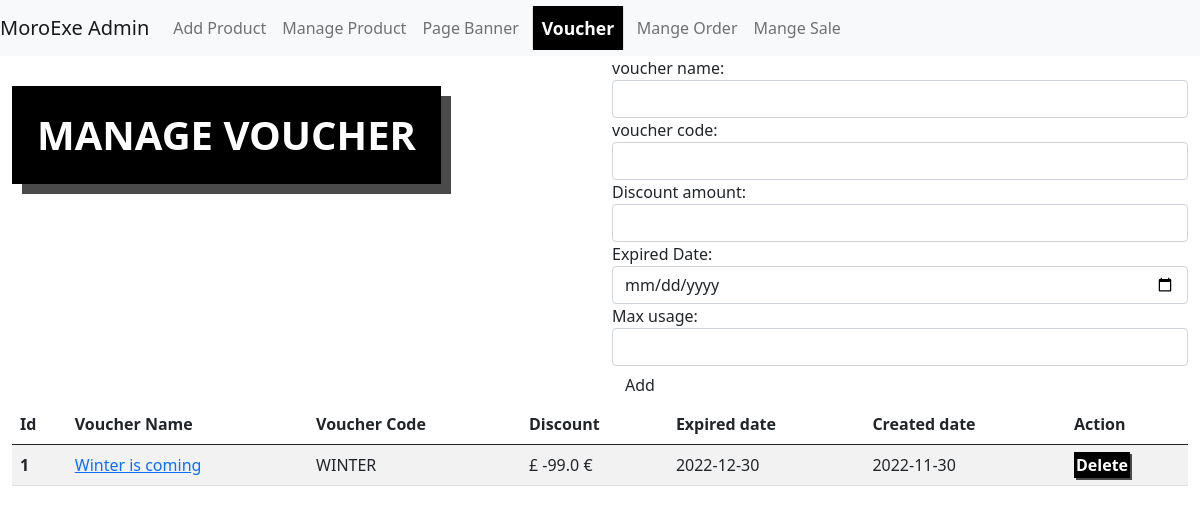
Page /admin/voucher on the earlier database version.
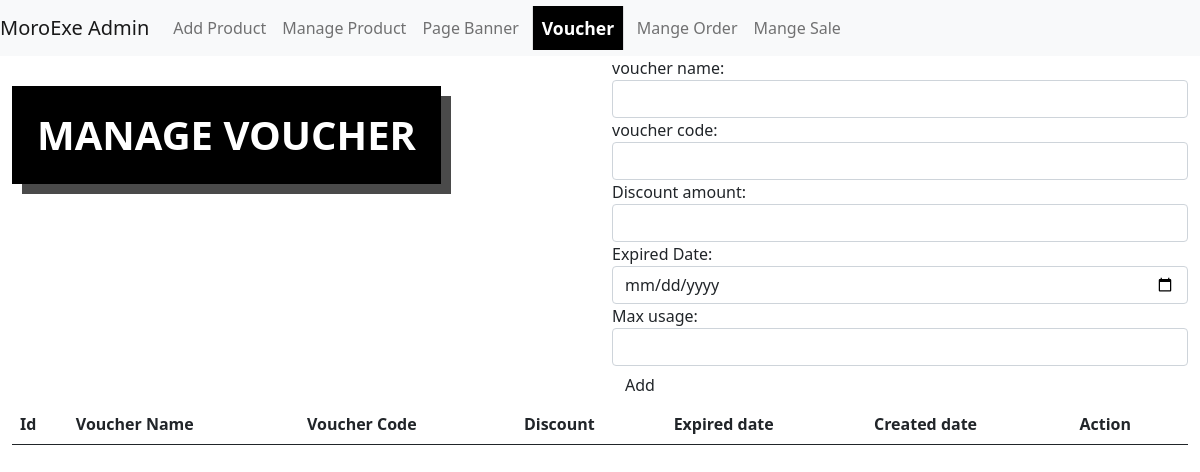
Same page on the later database version.
### app/models.py (models this page shows)
class Voucher(db.Model):
    __tablename__="vouchers"
    id = db.Column(db.Integer, primary_key=True)
    name = db.Column(db.String())
    code = db.Column(db.Integer)
    discount = db.Column(db.Float)
    expire_date = db.Column(db.Date())
    create_date = db.Column(db.Date(), default=datetime.utcnow)
    max_usage = db.Column(db.Integer, default=1000)

### app/admin/views.py (the view, shortened to what this page needs)
@admin.route('/voucher', methods=['GET','POST'])
def MangeVoucher():
    form = AddVoucherForm()
    vouchers = Voucher.query.all()
    return render_template('admin/manage_voucher.html',form = form,vouchers=vouchers)

### app/admin/forms.py
class AddVoucherForm(FlaskForm):
    name = StringField('voucher name:')
    code = StringField('voucher code:')
    discount = FloatField('Discount amount:')
    expire_date = DateField('Expired Date: ')
    max_usage = IntegerField('Max usage: ')
    submit = SubmitField('Add')

### app/templates/admin/manage_voucher.html (shortened to what this page needs)
{% extends "ad_base.html" %}
{% set active_page = 'voucher' %}
{% import "bootstrap/wtf.html" as wtf %}
{% block page_content %}
<div class="container-fluid">
  <div class="row">
    <div class="col-md-6">
   <h1 class="heading" >MANAGE VOUCHER</h1>
  </div>
  <div class="col-md-6">
  {{ wtf.quick_form(form) }}
</div>
  </div>
  <table class="table table-striped">
    <thead>
      <tr>
        <th scope="col">Id</th>
        <th scope="col">Voucher Name</th>
        <th scope="col">Voucher Code</th>
        <th scope="col">Discount</th>
        <th scope="col">Expired date</th>
        <th scope="col">Created date</th>
        <th scope="col">Action</th>
      </tr>
    </thead>
    <tbody>
      {% for voucher in vouchers%}
      <tr class="tbRow">
        <th  style="vertical-align: middle;" scope="row">{{voucher.id}}</th>
        <td style="vertical-align: middle;">
            <a href="#">{{voucher.name}}</a></td>
        <td style="vertical-align: middle;"> {{voucher.code}}</td>
        <td style="vertical-align: middle;"> &#163; {{voucher.discount}} &euro;</td>
        <td style="vertical-align: middle; ">{{voucher.expire_date}}</td>
        <td style="vertical-align: middle; ">{{voucher.create_date}}</td>
        <td style="vertical-align: middle;"><a id="deleteBtn" href="{{url_for('admin.DeleteVoucher',voucher_id=voucher.id)}}">Delete</a></td>
      </tr>
{%endfor%}
    </tbody>
  </table>
</div>
{% endblock %}

### app/templates/ad_base.html (shortened to what this page needs)
{% extends "bootstrap/base.html" %}
    {% block head %}
    <link
      href="https://cdn.jsdelivr.net/npm/bootstrap@5.0.2/dist/css/bootstrap.min.css"
      rel="stylesheet"
    />
    <link
      rel="stylesheet"
      href="https://cdn.jsdelivr.net/npm/bootstrap-icons@1.3.0/font/bootstrap-icons.css"
    />
    <link
      rel="stylesheet"
      type="text/css"
      href="{{ url_for('static',filename='styles/font.css') }}"
    />
    <link
      rel="stylesheet"
      type="text/css"
      href="{{ url_for('static',filename='styles/admin/manage_product.css') }}"
    />
    {% endblock %}
    {% block navbar %}
    <nav class="navbar navbar-expand-lg navbar-light bg-light">
      <a class="navbar-brand" href="{{url_for('admin.index')}}"
        >MoroExe Admin</a
      >
      <div class="collapse navbar-collapse" id="navbarSupportedContent">
        <ul class="navbar-nav ml-auto">
          <li class="nav-item">
            <a
              class="nav-link {{ 'active' if active_page == 'add_product' else ''}}"
              href="{{url_for('admin.AddProduct')}}"
              >Add Product</a
            >
          </li>
          <li class="nav-item">
            <a
              class="nav-link {{ 'active' if active_page == 'edit_product' else ''}}"
              href="{{url_for('admin.ManageProduct',category='shoes')}}"
              >Manage Product</a
            >
          </li>
          <li class="nav-item">
            <a
              class="nav-link {{ 'active' if active_page == 'banner' else ''}}"
              href="{{url_for('admin.PageBanner')}}"
              >Page Banner</a
            >
          </li>
          <li class="nav-item">
            <a
              class="nav-link {{ 'active' if active_page == 'voucher' else ''}}"
              href="{{url_for('admin.MangeVoucher')}}"
              >Voucher</a
            >
          </li>
          <li class="nav-item">
            <a
              class="nav-link {{ 'active' if active_page == 'order' else ''}}"
              href="{{url_for('admin.ManageOrder')}}"
              >Mange Order</a
            >
          </li>
          <li class="nav-item">
            <a
              class="nav-link {{ 'active' if active_page == 'revenue' else ''}}"
              href="{{url_for('admin.ManageRevenue')}}"
              >Mange Sale</a
            >
          </li>
        </ul>
      </div>
    </nav>
    {% endblock %} {% block content %}
    <div style="padding: auto; z-index: 1; position: relative">
      {% block page_content %} {% endblock %}
    </div>
    {% endblock %}

### app/static/styles/admin/manage_product.css (style rules this page uses)
.heading { background-color: black; color: white; font-weight: bold; padding: 25px; width: fit-content; box-shadow: 10px 10px rgb(74, 74, 74); margin-bottom: 40px; margin-top: 30px; }
.active { background-color: rgb(0, 0, 0); color: white !important; font-weight: bold; scale: 1.1; margin-left: 10px; margin-right: 10px; }

Differences in the rows shown:
removed Voucher: id "1", name "Winter is coming", code "WINTER", discount "-99.0", expire_date "2022-12-30", create_date "2022-11-30"
